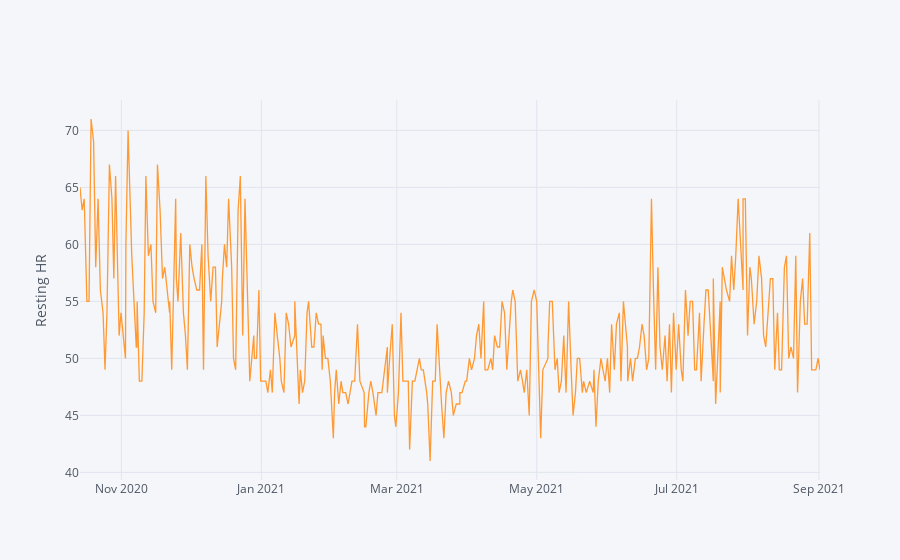

This figure's notebook cell:
### Code cell
resting_hr.iplot(y='Value', yTitle='Resting HR')

### Figure 1 — Plotly figure (JSON) as saved in the notebook; plotly's stock layout.template omitted (floating-point values rounded to 4 significant figures; data arrays with more than 128 entries replaced by an {"elided": "..."} marker saying what was removed)
{"data": [{"line": {"color": "rgba(255, 153, 51, 1.0)", "dash": "solid", "shape": "linear", "width": 1.3}, "mode": "lines", "name": "Value", "text": "", "type": "scatter", "x": {"elided": "326 str values"}, "y": {"elided": "326 int values"}}], "layout": {"legend": {"bgcolor": "#F5F6F9", "font": {"color": "#4D5663"}}, "paper_bgcolor": "#F5F6F9", "plot_bgcolor": "#F5F6F9", "title": {"font": {"color": "#4D5663"}}, "xaxis": {"gridcolor": "#E1E5ED", "showgrid": true, "tickfont": {"color": "#4D5663"}, "title": {"font": {"color": "#4D5663"}, "text": ""}, "zerolinecolor": "#E1E5ED"}, "yaxis": {"gridcolor": "#E1E5ED", "showgrid": true, "tickfont": {"color": "#4D5663"}, "title": {"font": {"color": "#4D5663"}, "text": "Resting HR"}, "zerolinecolor": "#E1E5ED"}}}
